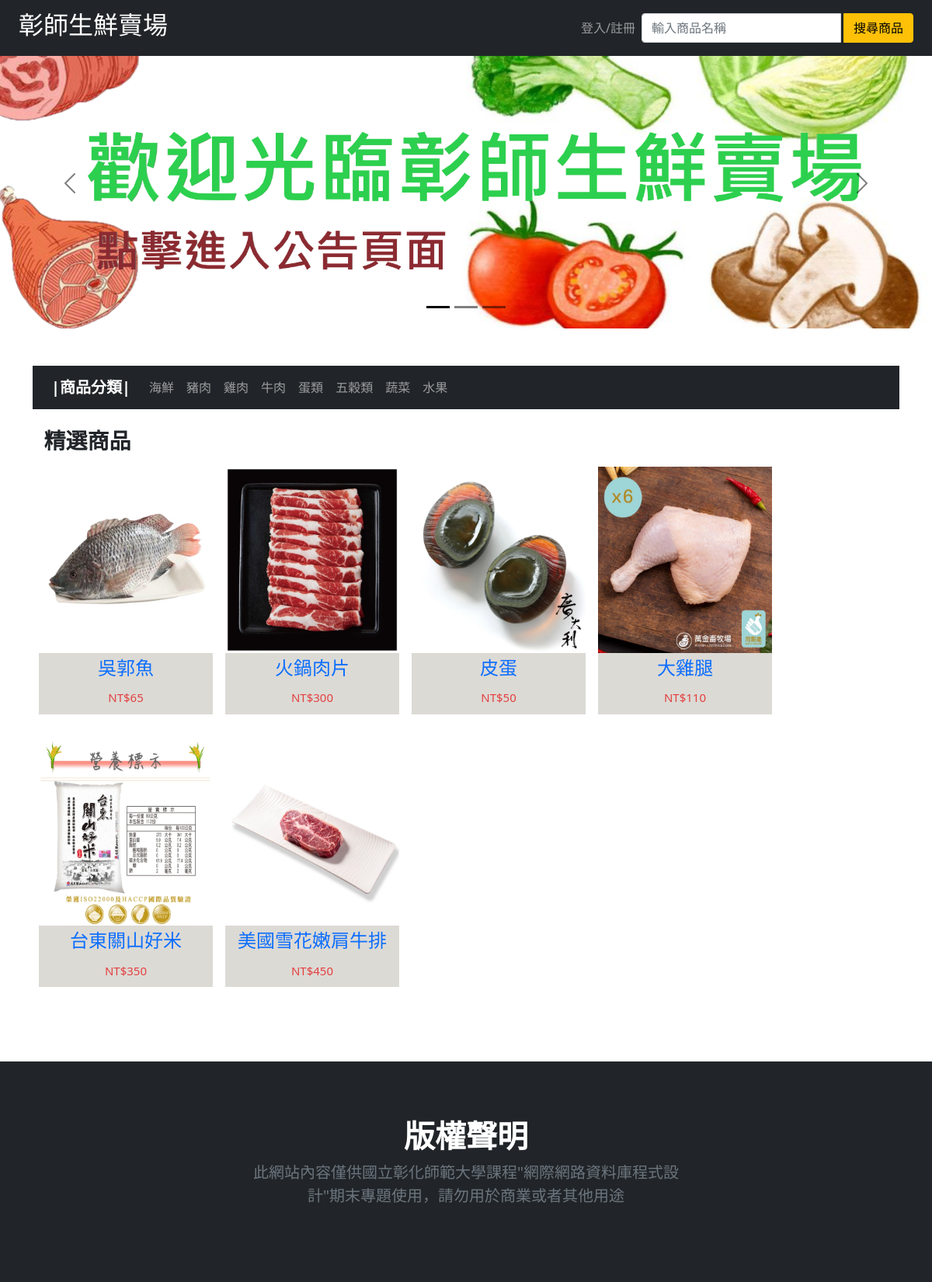
The page / on the database its author committed.
### index.php (the view, shortened to what this page needs)
<!DOCTYPE html>
<html lang="en">
<?php include_once("header.php");
function popular()
{
  global $link;
  $sql = "SELECT UID,品名,庫存量,售價 FROM 商品 WhERE UID LIKE '%0' ";
  if ($result = mysqli_query($link, $sql)) {
    echo '<div class="container d-flex flex-row flex-wrap">';
    while ($row = $result->fetch_assoc()) {
      echo '<div class="box p-2" id="itemhover">';
      echo '<a href="./item_infor.php?uid=' . $row['UID'] . '" id="decoration1">';
      echo '<div class="box-bg">
                  <img src="./image/' . $row['UID'] . '.webp" alt="...." />
                </div>';
      echo '<div class="box-text">
                  <h4>' . $row['品名'] . '</h4>
                  <p>NT$' . $row['售價'] . '</p>
                </div>
              </a>
            </div>';
    }
    echo '</div>';
  }
}
?>
<div class="container-fuild mb-5">
  <div id="carouselExampleDark" class="carousel carousel-dark slide" data-bs-ride="carousel">
    <div class="carousel-indicators">
      <button type="button" data-bs-target="#carouselExampleDark" data-bs-slide-to="0" class="active"
        aria-current="true" aria-label="Slide 1"></button>
        <?php
          $sql = "SELECT 公告id FROM 公告";
          $result = mysqli_query($link,$sql);
          $amount = mysqli_num_rows($result);
          for($i=1;$i<=$amount;$i++){
            echo '<button type="button" data-bs-target="#carouselExampleDark" data-bs-slide-to="'.$i.'" aria-label="Slide '.($i+1).'"></button>';
          }
        ?>
    </div>
    <div class="carousel-inner  justify-content-center">
      <div class="carousel-item active" data-bs-interval="4000">
        <a href="./announcement.php"><img src="image/彰師生鮮賣場.png" class="d-block w-100" alt="..."></a>
      </div>
    </div>
    <button class="carousel-control-prev" type="button" data-bs-target="#carouselExampleDark" data-bs-slide="prev">
      <span class="carousel-control-prev-icon" aria-hidden="true"></span>
    </button>
    <button class="carousel-control-next" type="button" data-bs-target="#carouselExampleDark" data-bs-slide="next">
      <span class="carousel-control-next-icon" aria-hidden="true"></span>
    </button>
  </div>
</div>
<div class="container">
  <nav class="navbar navbar-expand-lg navbar-dark bg-dark ps-4 pe-4">
    <b class="navbar-brand"> |商品分類| </b>
    <div class="collapse navbar-collapse" id="navbarSupportedContent1">
      <ul class="navbar-nav mb-2 mb-lg-0">
        <li class="nav-item">
          <a class="nav-link" href="item.php?cat=seafood">海鮮</a>
        </li>
        <li class="nav-item">
          <a class="nav-link" href="item.php?cat=pork">豬肉</a>
        </li>
        <li class="nav-item">
          <a class="nav-link" href="item.php?cat=chicken">雞肉</a>
        </li>
        <li class="nav-item">
          <a class="nav-link" href="item.php?cat=beef">牛肉</a>
        </li>
        <li class="nav-item">
          <a class="nav-link" href="item.php?cat=egg">蛋類</a>
        </li>
        <li class="nav-item">
          <a class="nav-link" href="item.php?cat=cereals">五穀類</a>
        </li>
        <li class="nav-item">
          <a class="nav-link" href="item.php?cat=vegetable">蔬菜</a>
        </li>
        <li class="nav-item">
          <a class="nav-link" href="item.php?cat=fruit">水果</a>
        </li>
      </ul>
    </div>
  </nav>
</div>
<br>
<div class="container">
  <h3><b>&nbsp;&nbsp;精選商品</b></h3>
</div>
<?php popular(); ?>
<?php include_once("footer.php") ?>
</body>
</html>

### header.php (shortened to what this page needs)
<head>
  <link rel="stylesheet" href="css/style.css" />
  <link href="https://cdn.jsdelivr.net/npm/bootstrap@5.0.2/dist/css/bootstrap.min.css" rel="stylesheet"
 />
  <link rel="stylesheet" href="./css/cart.css">
</head>
<?php
$place = array_filter(explode("/", $_SERVER['PHP_SELF']));
function href()
{
  global $place;
  if ($_SESSION['login'] != "not" && $_SESSION['login'] != NULL) {
    if ($place[2] == "administrator") {
      echo '../information.php?dir=infor';
    } else {
      echo "./information.php?dir=infor";
    }
  } else
    echo "./log_in.php";
}
?>
<body>
  <header class="fixed-top">
    <div class="container-fuild mb-2">
      <nav class="navbar navbar-expand-lg navbar-dark bg-dark ps-4 pe-4">
        <a class="navbar-brand" href="<?php
        if ($place[2] == "administrator") {
          echo '../index.php';
        } else {
          echo './index.php';
        }
        ?>">
          <b>
            <h2>彰師生鮮賣場</h2>
          </b>
        </a>
        <div class="collapse navbar-collapse" id="navbarSupportedContent">
          <ul class="navbar-nav ms-auto mb-2 mb-lg-0">
            <li class="nav-item d-flex">
              <a class="nav-link" href=<?php href() ?>> <?php if ($_SESSION['login'] == "not" || $_SESSION['login'] == NULL) {
                  echo "登入/註冊";
                } else {
                  echo " <u>" . $_SESSION['login'] . "</u>";
                }
                ?> </a>
            </li>
          </ul>
          <div class="d-flex">
            <div class="input-group">
              <input class="form-control me-1" type="text" placeholder="輸入商品名稱" id="search_item" />
              <button class="btn btn-warning" type="button" onclick="search()">搜尋商品</button>
            </div>
          </div>
        </div>
      </nav>
    </div>
  </header>
  <br><br>

### footer.php
<br><br><br>
<footer>
  <div class="bg-dark text-secondary px-5 py-4 text-center">
    <div class="py-5">
      <h1 class=" fw-bold text-white">版權聲明</h1>
      <div class="col-lg-6 mx-auto">
        <p class="fs-5 mb-4">此網站內容僅供國立彰化師範大學課程"網際網路資料庫程式設計"期末專題使用，請勿用於商業或者其他用途</p>
      </div>
    </div>
  </div>
</footer>

### css/style.css (style rules this page uses)
#decoration1 { text-decoration: none; }
.box { width: 240px; }
.box-bg { width: 100%; height: 240px; }
.box-bg img { width: 100%; height: 100%; }
.box-text { width: 100%; background: #dcdad5; }
.box-text h4 { text-align: center; padding: 5px; }
.box-text p { font-size: 15px; color: rgb(227, 64, 64); text-align: center; padding-bottom: 10px; }

### index.php (style rules this page uses)
.carousel-inner img { margin: auto; }

### rows shown on the page
商品: UID (picture), 品名 "吳郭魚", 售價 "65"
商品: UID (picture), 品名 "火鍋肉片", 售價 "300"
商品: UID (picture), 品名 "皮蛋", 售價 "50"
商品: UID (picture), 品名 "大雞腿", 售價 "110"
商品: UID (picture), 品名 "台東關山好米", 售價 "350"
商品: UID (picture), 品名 "美國雪花嫩肩牛排", 售價 "450"
